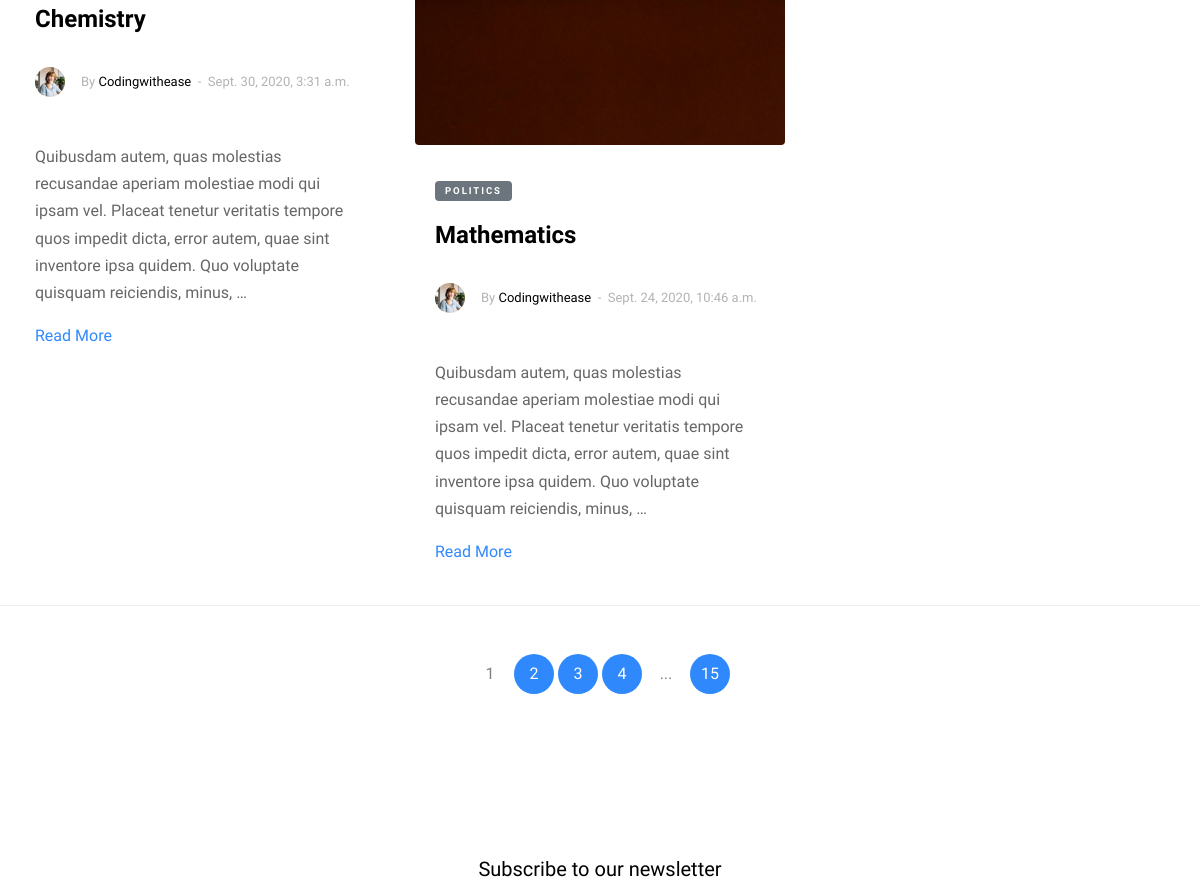
Before: / (middle part) with the older database file.
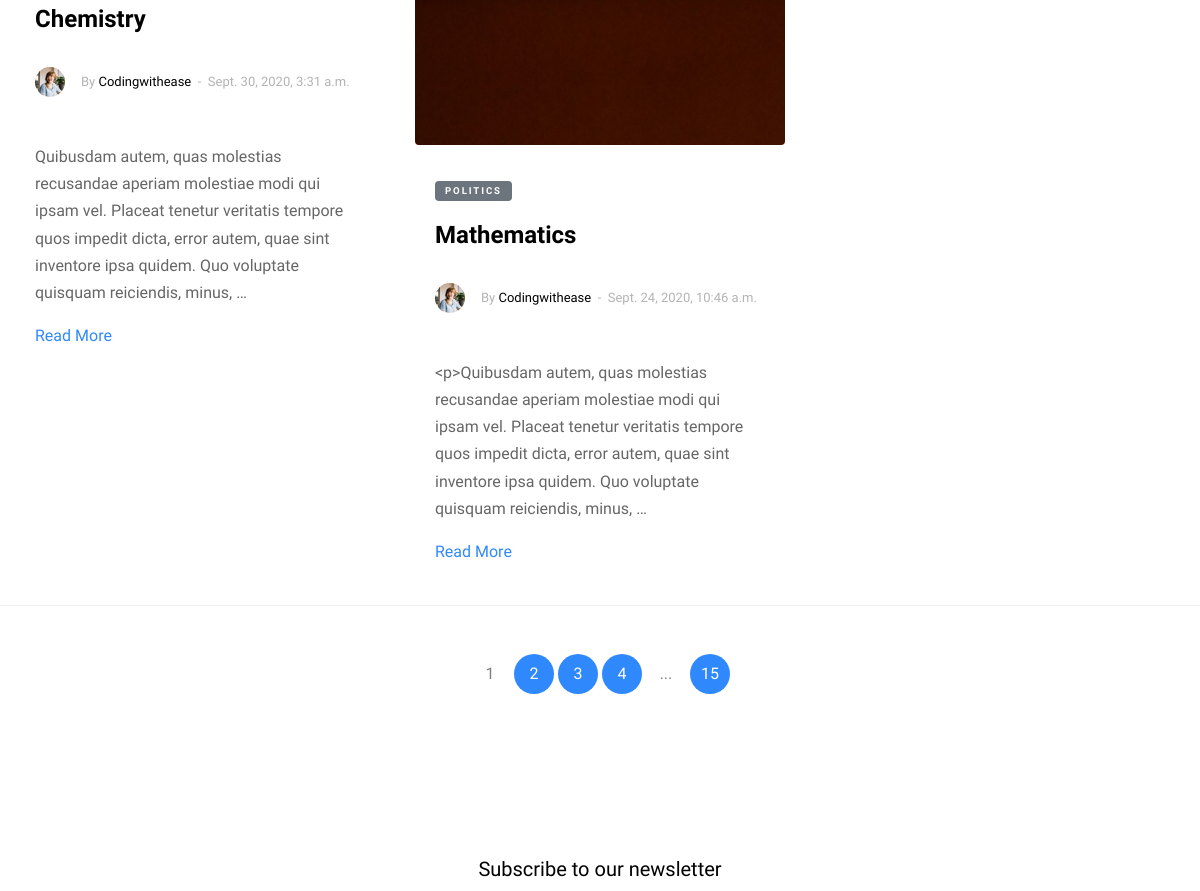
After: the same page with the newer database file.
### blog/models.py (models this page shows)
class Post(models.Model):
    STATUS_CHOICES = (
        ('', ''),
        ('Published', 'Published'),
        ('Draft', 'Draft')
    )
    title = models.CharField(max_length=200)
    slug = models.SlugField(max_length=200, unique_for_date='publish')
    featured_image = models.ImageField(blank=True, upload_to='featured_images')
    author = models.ForeignKey(User, on_delete=models.CASCADE, related_name='blog_posts')
    body = RichTextField(blank=True, null=True)
    publish = models.DateTimeField(default=timezone.now)
    created = models.DateTimeField(auto_now_add=True)
    updated = models.DateTimeField(auto_now=True)
    status = models.CharField(max_length=10, choices=STATUS_CHOICES)
    class Meta:
        ordering = ('-publish',)
    def get_absolute_url(self):
        return reverse('blog:post_detail', args=[self.publish.year, self.publish.month, self.publish.day, self.slug])
    objects = models.Manager()
    published = PublishedManager()

### blog/views.py (the view)
# urls.py: path('', index, name='index'),
def index(request):
    posts = Post.published.all()
    first_two = posts[:2]
    third = posts[3]
    last_two = posts[3:]
    context = {
        'posts':posts,
        'first_two': first_two,
        'third': third,
        'last_two': last_two
    }
    return render(request, 'blog/index.html', context)

### blog/models.py (called while the page is built)
    def get_queryset(self):
        queryset = super(PublishedManager, self).get_queryset()
        main = queryset.filter(status='Published')
        return main

### templates/blog/index.html (shortened to what this page needs)
{% extends 'base.html'%}
{% load static %}
{% block content %}
    <div class="site-section">
      <div class="container">
        <div class="row">
          {% for post in posts %}
          <div class="col-lg-4 mb-4">
            <div class="entry2">
              <a href="{{post.get_absolute_url}}"><img src="{{post.featured_image.url}}" alt="Image" class="img-fluid rounded"></a>
              <div class="excerpt">
              <span class="post-category text-white bg-secondary mb-3">Politics</span>
              <h2><a href="{{post.get_absolute_url}}">{{post.title}}</a></h2>
              <div class="post-meta align-items-center text-left clearfix">
                <figure class="author-figure mb-0 mr-3 float-left"><img src="{% static 'images/person_1.jpg' %}" alt="Image" class="img-fluid"></figure>
                <span class="d-inline-block mt-1">By <a href="#">{{post.author}}</a></span>
                <span>&nbsp;-&nbsp; {{post.publish}}</span>
              </div>
                <p>{{post.body|truncatewords:30|linebreaks}}</p>
                <p><a href="#">Read More</a></p>
              </div>
            </div>
          </div>
          {% endfor %}
        </div>
        <div class="row text-center pt-5 border-top">
          <div class="col-md-12">
            <div class="custom-pagination">
              <span>1</span>
              <a href="#">2</a>
              <a href="#">3</a>
              <a href="#">4</a>
              <span>...</span>
              <a href="#">15</a>
            </div>
          </div>
        </div>
      </div>
    </div>
    {% endblock content %}

### templates/base.html (shortened to what this page needs)
<!DOCTYPE html>
{% load static %}
<html lang="en">
  <head>
    <link rel="stylesheet" href="{% static 'fonts/icomoon/style.css' %}">
    <link rel="stylesheet" href="{% static 'css/bootstrap.min.css' %}">
    <link rel="stylesheet" href="{% static 'css/magnific-popup.css' %}">
    <link rel="stylesheet" href="{% static 'css/jquery-ui.css' %}">
    <link rel="stylesheet" href="{% static 'css/owl.carousel.min.css' %}">
    <link rel="stylesheet" href="{% static 'css/owl.theme.default.min.css' %}">
    <link rel="stylesheet" href="{% static 'css/bootstrap-datepicker.css' %}">
    <link rel="stylesheet" href="{% static 'fonts/flaticon/font/flaticon.css' %}">
    <link rel="stylesheet" href="{% static 'css/aos.css' %}">
    <link rel="stylesheet" href="{% static 'css/style.css' %}">
  </head>
  <body>
  <div class="site-wrap">
    {% block content %}
    {% endblock content %}
    <div class="site-section bg-lightx">
      <div class="container">
        <div class="row justify-content-center text-center">
          <div class="col-md-5">
            <div class="subscribe-1 ">
              <h2>Subscribe to our newsletter</h2>
            </div>
          </div>
        </div>
      </div>
    </div>
  </div>
  </body>
</html>

### static/css/style.css (style rules this page uses)
body { line-height: 1.7; color: gray; font-weight: 300; font-size: 1rem; background: #fff; font-family: "Muli", -apple-system, BlinkMacSystemFont, "Segoe UI", Roboto, "Helvetica Neue", Arial, sans-serif, "Apple Color Emoji", "Segoe UI Emoji", "Segoe UI Symbol", "Noto Color Emoji"; }
a { -webkit-transition: .3s all ease; -o-transition: .3s all ease; transition: .3s all ease; color: #2f89fc; }
h1, h2, h3, h4, h5, .h1, .h2, .h3, .h4, .h5 { font-family: "Muli", -apple-system, BlinkMacSystemFont, "Segoe UI", Roboto, "Helvetica Neue", Arial, sans-serif, "Apple Color Emoji", "Segoe UI Emoji", "Segoe UI Symbol", "Noto Color Emoji"; line-height: 1.5; color: #000; }
.site-wrap:before { -webkit-transition: .3s all ease-in-out; -o-transition: .3s all ease-in-out; transition: .3s all ease-in-out; background: rgba(0, 0, 0, 0.6); content: ""; position: absolute; z-index: 2000; top: 0; left: 0; right: 0; bottom: 0; opacity: 0; visibility: hidden; }
.site-section { padding: 2.5em 0; }
@media (min-width: 768px) { .site-section { padding: 5em 0; } }
.border-top { border-top: 1px solid #edf0f5 !important; }
.container { max-width: 1200px; }
.muted, .entry2 p { color: #666666; }
.post-meta { font-size: 13px; color: #b3b3b3; }
.post-category { display: inline-block; padding: 2px 10px; border-radius: 4px; letter-spacing: .2em; font-weight: 700; font-size: .6rem; text-transform: uppercase; }
.entry2 img { margin-bottom: 30px; }
.entry2 h2 { font-size: 24px; margin-bottom: 30px; font-weight: 700; }
.entry2 h2 a { color: #000; }
.entry2 .excerpt { padding-left: 20px; padding-right: 20px; }
.entry2 .post-meta { color: #b3b3b3; font-size: 13px; width: 100%; display: block; }
.entry2 .post-meta a { color: #000; }
.entry2 .post-meta .author-figure img { width: 30px; border-radius: 50%; }
.custom-pagination span, .custom-pagination a { text-align: center; display: inline-block; height: 40px; width: 40px; line-height: 40px; border-radius: 50%; }
.custom-pagination a { background: #2f89fc; color: #fff; }
.subscribe-1 h2 { font-size: 20px; }

Changed rows visible on the page:
changed Post "Mathematics": body "Quibusdam autem, quas molestias recusandae…" → "<p>Quibusdam autem, quas molestias recusandae…"
